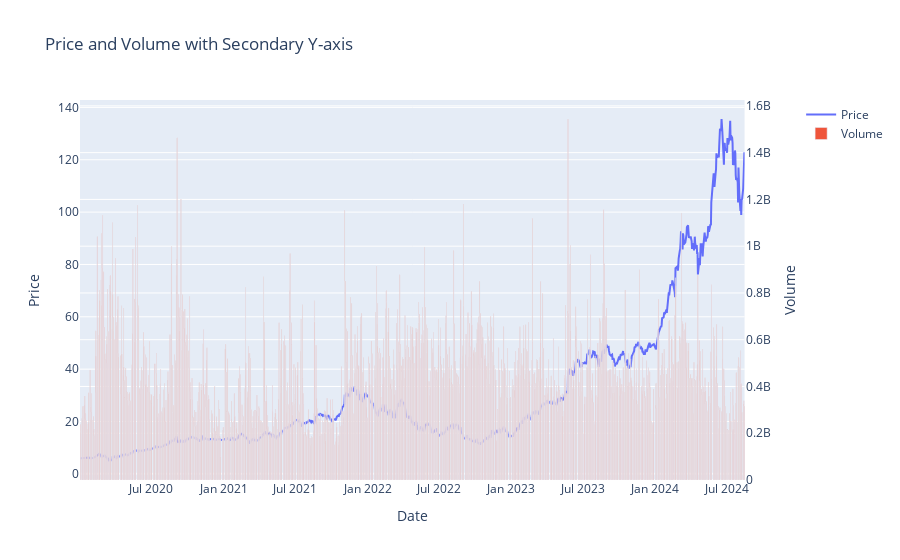

Write notebook code for a chart like this one.
### Code cell
# overlay the trading volume
from plotly.subplots import make_subplots
fig2 = make_subplots(specs=[[{"secondary_y": True}]])

# add trace from "Close" price on the primary y-axis
fig2.add_trace(
    go.Scatter(x=data.index, y=data["Close"],name = "Price"),secondary_y=False)

#add trace for 'Volume' on the secondary axis
fig2.add_trace(
    go.Bar(x=data.index,y=data['Volume'],name='Volume'),secondary_y =True)
# update layout
fig2.update_layout(title_text='Price and Volume with Secondary Y-axis',xaxis_title='Date',yaxis_title='Price',yaxis2_title='Volume')
#show the figure
fig2.show()

### Figure 1 — Plotly figure (JSON) as saved in the notebook; plotly's stock layout.template omitted (floating-point values rounded to 4 significant figures; data arrays with more than 128 entries replaced by an {"elided": "..."} marker saying what was removed)
{"data": [{"name": "Price", "type": "scatter", "x": {"elided": "1163 str values"}, "xaxis": "x", "y": {"elided": "1163 float values"}, "yaxis": "y"}, {"name": "Volume", "type": "bar", "x": {"elided": "1163 str values"}, "xaxis": "x", "y": {"elided": "1163 int values"}, "yaxis": "y2"}], "layout": {"autosize": true, "title": {"text": "Price and Volume with Secondary Y-axis"}, "xaxis": {"anchor": "y", "autorange": true, "domain": [0, 0.94], "range": ["2020-01-01 12:00", "2024-08-15 12:00"], "title": {"text": "Date"}, "type": "date"}, "yaxis": {"anchor": "x", "autorange": true, "domain": [0, 1], "range": [-2.349, 142.8], "title": {"text": "Price"}, "type": "linear"}, "yaxis2": {"anchor": "x", "autorange": true, "overlaying": "y", "range": [0, 1625000000.0], "side": "right", "title": {"text": "Volume"}, "type": "linear"}}}
